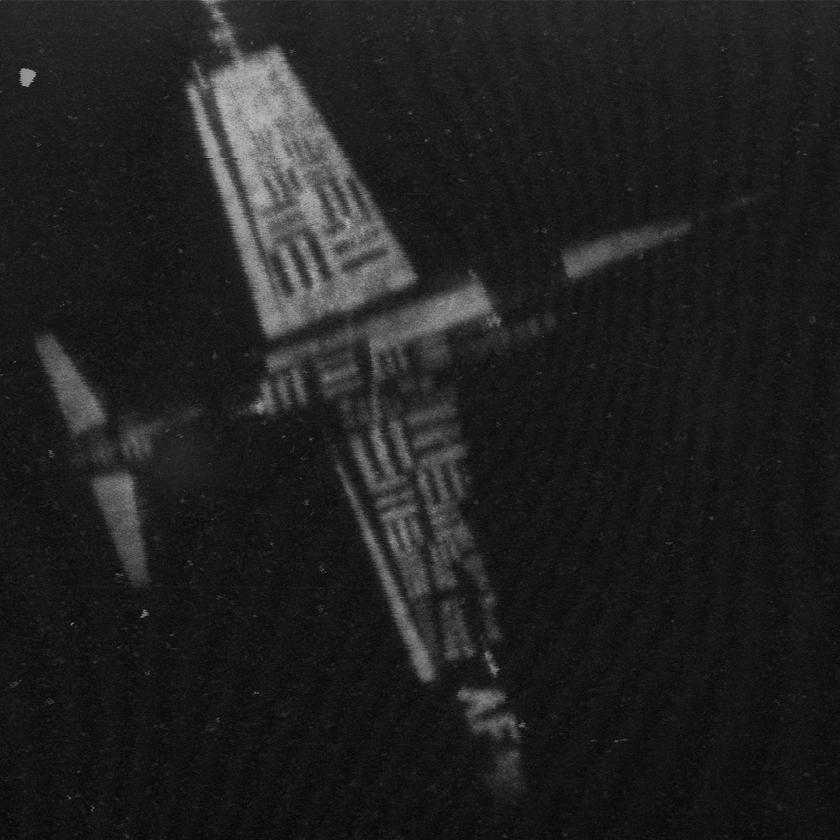
#> input picture lab_assignment/Dataset/7.2.01.tiff, 840 x 840 px, shrunk from 1024 x 1024 before the run
$ python '7.unsharpMask(2).py'
#> lines starting #> are read from the running program, lines starting #| are printed output that depends on the picture
import numpy as np
import skimage.io as io
import scipy.ndimage as ndi

def unsharp(alpha=0.2):
    A1=np.array([[-1,1,-1],[1,1,1],[-1,1,-1]])
    A2=np.array([[0,-1,0],[-1,5,-1],[0,-1,0]])
    return (alpha*A1+A2)/(alpha+1)

img01= io.imread('..//Dataset//7.2.01.tiff')
#> img01 is the input picture: shape (840, 840); min 5, max 190, mean 32.5
io.imshow(img01)
io.show()

u=unsharp(0.5)
ku=ndi.convolve(img01.astype(float),u)
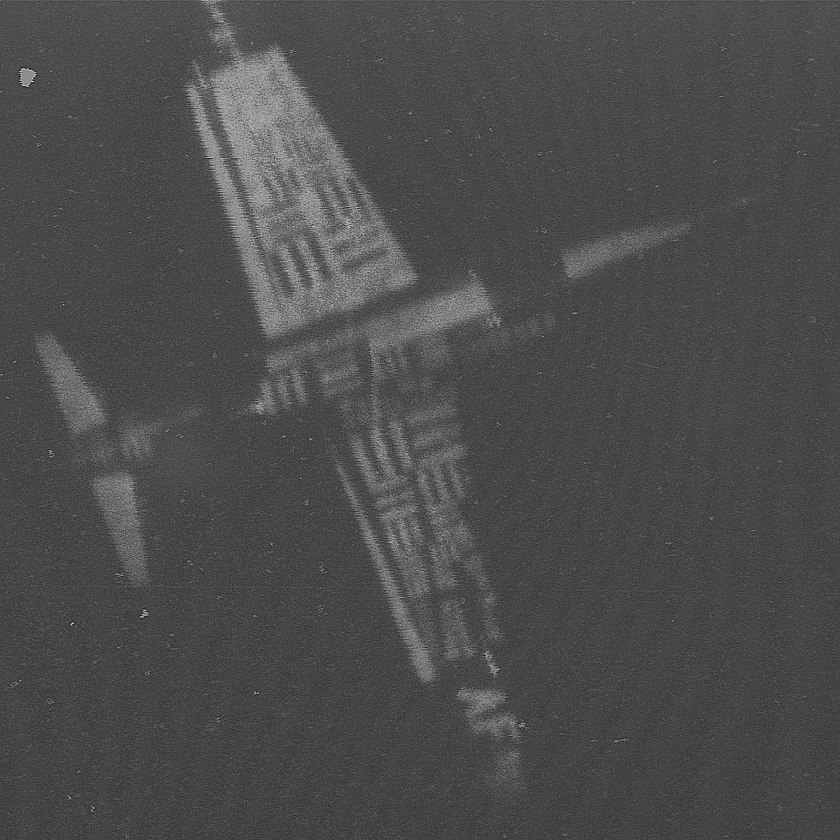
#> ku: shape (840, 840) float64; min -104.7, max 351.3, mean 32.5; drawn with min black and max white
io.imshow(ku/255,vmax=1.0,vmin=0.0)
io.show()
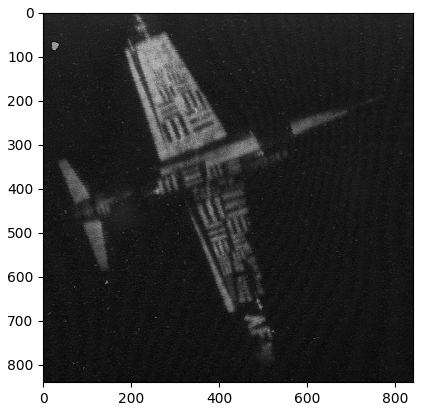
#> figure drawn by matplotlib, 1 panel
